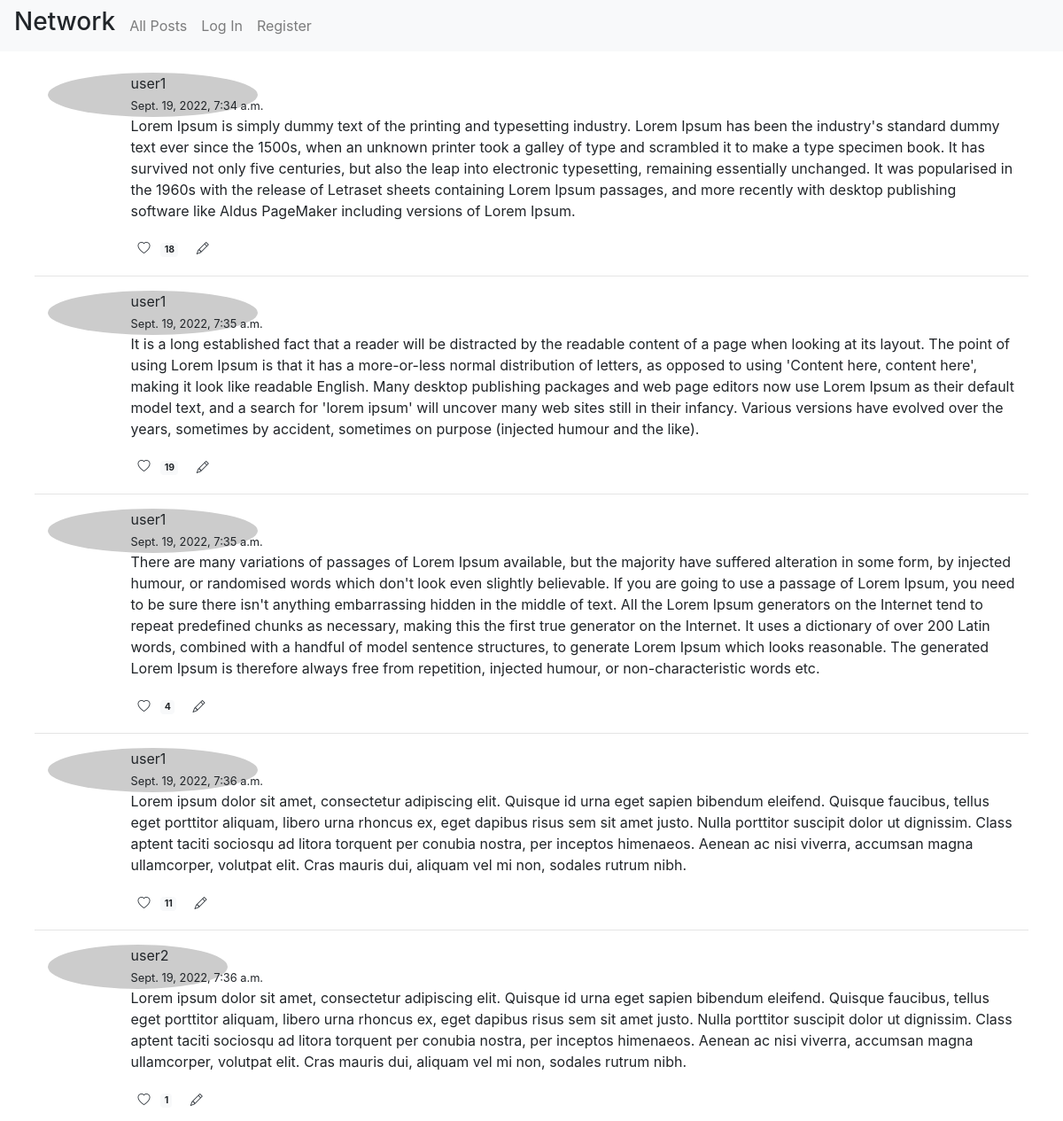
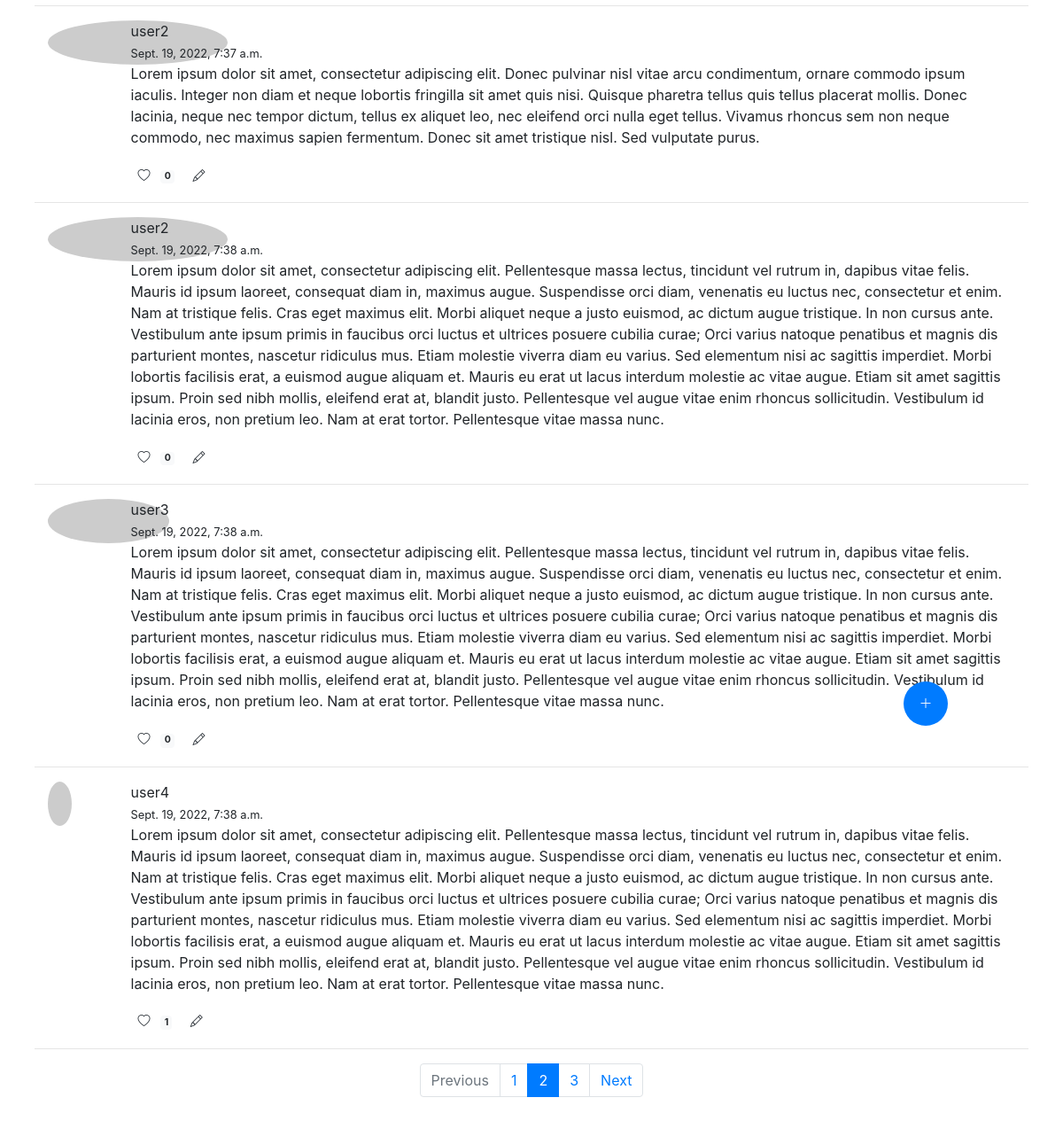
The page / on the database its author committed (2 pictures, top to bottom).
### network/models.py (models this page shows, shortened)
class Post(models.Model):
    poster = models.ForeignKey(
        'User',
        on_delete=models.PROTECT,
        related_name='posts'
    )
    content = models.TextField(max_length=1024)
    timestamp = models.DateTimeField(auto_now_add=True)

class User(AbstractUser):
    pic_src = models.CharField(
        max_length=255,
        blank=True
    )

### network/views.py (the view)
# urls.py: path("", views.index, name="index"),
@csrf_exempt
def index(request):
    if request.method == "POST":
        data = json.loads(request.body)
        post_id = int(data['post_id'])
        if post_id:
            usr = User.objects.get(username=request.user)
            post = Post.objects.get(id=post_id)
            new_like = Like(post_id=post, liker_id=usr)
            new_like.save()
            like = Like.objects.filter(post_id=post).count()
            print(like)
            return JsonResponse({"like": like} , status=200)
        else:
            usr = User.objects.get(username=request.user)
            users = Link.objects.filter(user_id=usr).values('follows')
            entries = Post.objects.filter(poster__in=users)
            posts = { str(i): entry.serialize() for i, entry in enumerate(entries)}
            return JsonResponse(posts, status=200)
    else:
        posts = Post.objects.all()
        likes = [Like.objects.filter(post_id=post.id).count() for post in posts]
        return render(request, "network/index.html", {
            "posts": zip(posts, likes)
        }, status=200)

### network/templates/network/index.html (shortened to what this page needs)
{% extends "network/layout.html" %}
{% block body %}
    <div class="container-fluid p-4">
        <div class="container-fluid" id="page-container">
            {% for post, like in posts %}
                <div class="container-fluid" id="outer-container">
                    <div class="row">
                        <div class="col-md-1 col-sm-2">
                            <img src={{ post.poster.pic_src }} alt="profile image" class="rounded-circle">
                        </div>
                        <div class="col-md-11 col-sm-10">
                            <div id="{{post.poster.username}}">{{post.poster.username}}</div>
                            <span class="timestamp"><small>{{ post.timestamp }}</small></span>
                            <p class="content">{{ post.content }}</p>
                            <div id="post-footer">
                                <span>
                                    <button class="btn btn-outline-dark btn-sm like" id="{{post.id}}" style="border-style: none;">
                                        <i class="bi bi-heart"></i>
                                        <span class="badge badge-light ml-2 likes-count">{{ like }}</span>
                                    </button>
                                    <button class="btn btn-outline-dark btn-sm edit">
                                        <i class="bi bi-pencil"></i>
                                    </button>
                                </span>
                            </div>
                        </div>
                    </div>
                </div>
                <hr>
            {% endfor %}
        </div>
        <button id="new-post-btn" type="button" class="btn btn-primary visible" style="width: 50px;
        height: 50px;
        position: fixed;
        border-radius: 60px;
        font-size: 15px;
        text-align: center;
        top: 80%;
        left: 85%;
        margin-top: 0px;
        margin-left: 0px;"><i class="bi bi-plus-lg"></i></button>
        <footer>
            <nav aria-label="...">
                <ul class="pagination justify-content-center">
                <li class="page-item disabled">
                    <a class="page-link" href="#" tabindex="-1">Previous</a>
                </li>
                <li class="page-item"><a class="page-link" href="#">1</a></li>
                <li class="page-item active">
                    <a class="page-link" href="#">2 <span class="sr-only">(current)</span></a>
                </li>
                <li class="page-item"><a class="page-link" href="#">3</a></li>
                <li class="page-item">
                    <a class="page-link" href="#">Next</a>
                </li>
                </ul>
            </nav>
        </footer>
    </div>
{% endblock %}

### network/templates/network/layout.html (shortened to what this page needs)
{% load static %}
<!DOCTYPE html>
<html lang="en">
    <head>
        <link rel="stylesheet" href="https://stackpath.bootstrapcdn.com/bootstrap/4.4.1/css/bootstrap.min.css">
        <link href="{% static 'network/styles.css' %}" rel="stylesheet">
        <link rel="stylesheet" href="https://cdn.jsdelivr.net/npm/bootstrap-icons@1.9.1/font/bootstrap-icons.css">
    </head>
    <body>
        <nav class="navbar navbar-expand-sm navbar-light bg-light">
                <h3 class="nav-brand mr-2">Network</h3>
                <ul class="navbar-nav mr-auto">
                    <li class="nav-item">
                    <a class="nav-link" href="{% url 'index' %}">All Posts</a>
                    </li>
                    {% if user.is_authenticated %}
                        <li class="nav-item">
                            <a class="nav-link following">Following</a>
                        </li>
                        <li class="nav-item">
                            <a class="nav-link" href="{% url 'logout' %}">Log Out</a>
                        </li>
                    {% else %}
                        <li class="nav-item">
                            <a class="nav-link" href="{% url 'login' %}">Log In</a>
                        </li>
                        <li class="nav-item">
                            <a class="nav-link" href="{% url 'register' %}">Register</a>
                        </li>
                    {% endif %}
                </ul>
        </nav>
        <div class="body">
            {% block body %}
            {% endblock %}
        </div>
    </body>
</html>

### network/static/network/styles.css (style rules this page uses)
.visible { display: block; }
.btn { border-style: none; }

### rows shown on the page
Post: poster.username "user1", timestamp "Sept. 19, 2022, 7:34 a.m.", content "Lorem Ipsum is simply dummy text of the printing and typesetting industry. Lorem Ipsum has been the industry's standard dummy text ever since the 1500s, when an unknown printer took a galley of type and scrambled it to make a type specimen book. It has survived not only five centuries, but also the leap into electronic typesetting, remaining essentially unchanged. It was popularised in the 1960s with the release of Letraset sheets containing Lorem Ipsum passages, and more recently with desktop publishing software like Aldus PageMaker including versions of Lorem Ipsum.", like "18"
Post: poster.username "user1", timestamp "Sept. 19, 2022, 7:35 a.m.", content "It is a long established fact that a reader will be distracted by the readable content of a page when looking at its layout. The point of using Lorem Ipsum is that it has a more-or-less normal distribution of letters, as opposed to using 'Content here, content here', making it look like readable English. Many desktop publishing packages and web page editors now use Lorem Ipsum as their default model text, and a search for 'lorem ipsum' will uncover many web sites still in their infancy. Various versions have evolved over the years, sometimes by accident, sometimes on purpose (injected humour and the like).", like "19"
Post: poster.username "user1", timestamp "Sept. 19, 2022, 7:35 a.m.", content "There are many variations of passages of Lorem Ipsum available, but the majority have suffered alteration in some form, by injected humour, or randomised words which don't look even slightly believable. If you are going to use a passage of Lorem Ipsum, you need to be sure there isn't anything embarrassing hidden in the middle of text. All the Lorem Ipsum generators on the Internet tend to repeat predefined chunks as necessary, making this the first true generator on the Internet. It uses a dictionary of over 200 Latin words, combined with a handful of model sentence structures, to generate Lorem Ipsum which looks reasonable. The generated Lorem Ipsum is therefore always free from…", like "4"
Post: poster.username "user1", timestamp "Sept. 19, 2022, 7:36 a.m.", content "Lorem ipsum dolor sit amet, consectetur adipiscing elit. Quisque id urna eget sapien bibendum eleifend. Quisque faucibus, tellus eget porttitor aliquam, libero urna rhoncus ex, eget dapibus risus sem sit amet justo. Nulla porttitor suscipit dolor ut dignissim. Class aptent taciti sociosqu ad litora torquent per conubia nostra, per inceptos himenaeos. Aenean ac nisi viverra, accumsan magna ullamcorper, volutpat elit. Cras mauris dui, aliquam vel mi non, sodales rutrum nibh.", like "11"
Post: poster.username "user2", timestamp "Sept. 19, 2022, 7:36 a.m.", content "Lorem ipsum dolor sit amet, consectetur adipiscing elit. Quisque id urna eget sapien bibendum eleifend. Quisque faucibus, tellus eget porttitor aliquam, libero urna rhoncus ex, eget dapibus risus sem sit amet justo. Nulla porttitor suscipit dolor ut dignissim. Class aptent taciti sociosqu ad litora torquent per conubia nostra, per inceptos himenaeos. Aenean ac nisi viverra, accumsan magna ullamcorper, volutpat elit. Cras mauris dui, aliquam vel mi non, sodales rutrum nibh.", like "1"
Post: poster.username "user2", timestamp "Sept. 19, 2022, 7:37 a.m.", content "Lorem ipsum dolor sit amet, consectetur adipiscing elit. Donec pulvinar nisl vitae arcu condimentum, ornare commodo ipsum iaculis. Integer non diam et neque lobortis fringilla sit amet quis nisi. Quisque pharetra tellus quis tellus placerat mollis. Donec lacinia, neque nec tempor dictum, tellus ex aliquet leo, nec eleifend orci nulla eget tellus. Vivamus rhoncus sem non neque commodo, nec maximus sapien fermentum. Donec sit amet tristique nisl. Sed vulputate purus.", like "0"
Post: poster.username "user2", timestamp "Sept. 19, 2022, 7:38 a.m.", content "Lorem ipsum dolor sit amet, consectetur adipiscing elit. Pellentesque massa lectus, tincidunt vel rutrum in, dapibus vitae felis. Mauris id ipsum laoreet, consequat diam in, maximus augue. Suspendisse orci diam, venenatis eu luctus nec, consectetur et enim. Nam at tristique felis. Cras eget maximus elit. Morbi aliquet neque a justo euismod, ac dictum augue tristique. In non cursus ante. Vestibulum ante ipsum primis in faucibus orci luctus et ultrices posuere cubilia curae; Orci varius natoque penatibus et magnis dis parturient montes, nascetur ridiculus mus. Etiam molestie viverra diam eu varius. Sed elementum nisi ac sagittis imperdiet. Morbi lobortis facilisis erat, a euismod augue…", like "0"
Post: poster.username "user3", timestamp "Sept. 19, 2022, 7:38 a.m.", content "Lorem ipsum dolor sit amet, consectetur adipiscing elit. Pellentesque massa lectus, tincidunt vel rutrum in, dapibus vitae felis. Mauris id ipsum laoreet, consequat diam in, maximus augue. Suspendisse orci diam, venenatis eu luctus nec, consectetur et enim. Nam at tristique felis. Cras eget maximus elit. Morbi aliquet neque a justo euismod, ac dictum augue tristique. In non cursus ante. Vestibulum ante ipsum primis in faucibus orci luctus et ultrices posuere cubilia curae; Orci varius natoque penatibus et magnis dis parturient montes, nascetur ridiculus mus. Etiam molestie viverra diam eu varius. Sed elementum nisi ac sagittis imperdiet. Morbi lobortis facilisis erat, a euismod augue…", like "0"
Post: poster.username "user4", timestamp "Sept. 19, 2022, 7:38 a.m.", content "Lorem ipsum dolor sit amet, consectetur adipiscing elit. Pellentesque massa lectus, tincidunt vel rutrum in, dapibus vitae felis. Mauris id ipsum laoreet, consequat diam in, maximus augue. Suspendisse orci diam, venenatis eu luctus nec, consectetur et enim. Nam at tristique felis. Cras eget maximus elit. Morbi aliquet neque a justo euismod, ac dictum augue tristique. In non cursus ante. Vestibulum ante ipsum primis in faucibus orci luctus et ultrices posuere cubilia curae; Orci varius natoque penatibus et magnis dis parturient montes, nascetur ridiculus mus. Etiam molestie viverra diam eu varius. Sed elementum nisi ac sagittis imperdiet. Morbi lobortis facilisis erat, a euismod augue…", like "1"
